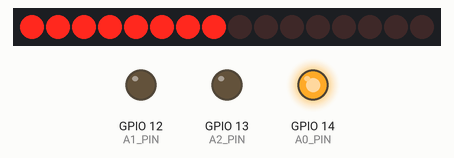
Bench run of a sketch on a simulated ESP32. Shown: 16 port-expander outputs drawn as a row of LEDs (first output left, lit = HIGH), output pins drawn as LEDs (lit = HIGH). Wiring (inferred from the names in the program): MCP23017 port expander at I2C address 0x21. Wiring (inferred from the signals the program sends): row of LEDs: on Q0, Q1, Q2, Q3, Q4, Q5, Q6, Q7, Q8, Q9, Q10, Q11, Q12, Q13, Q14, Q15.

Above: at 0.11 s.
At 2.71 s:
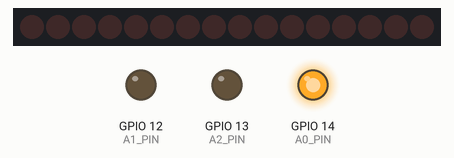
Timing chart, 0 to 3.0 s (numbered marks = the images above):
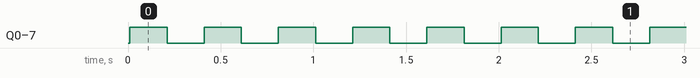

Measured:
- by itself, Q0–7: alternates HIGH for 0.20 s and LOW for 0.20 s

The sketch:

esp32_mcp23017.ino
```cpp
#include <Wire.h>

#define SDA_PIN 21
#define SCL_PIN 22

// กำหนด GPIO ที่ใช้ควบคุม A0, A1, A2
#define A0_PIN 14
#define A1_PIN 12
#define A2_PIN 13

void setMCPAddress(bool a2, bool a1, bool a0) {
  digitalWrite(A2_PIN, a2);
  digitalWrite(A1_PIN, a1);
  digitalWrite(A0_PIN, a0);
  delay(10);  // รอให้สัญญาณนิ่ง
}

void setup() {
  Wire.begin(SDA_PIN, SCL_PIN);
  Serial.begin(115200);

  // กำหนดให้ขา A0, A1, A2 เป็น OUTPUT
  pinMode(A0_PIN, OUTPUT);
  pinMode(A1_PIN, OUTPUT);
  pinMode(A2_PIN, OUTPUT);

  // กำหนดที่อยู่ I²C เป็น 0x21 (A0=1, A1=0, A2=0)
  setMCPAddress(LOW, LOW, HIGH);

  // ตั้งค่า MCP23017 เป็น OUTPUT (ทุกขา)
  Wire.beginTransmission(0x21);
  Wire.write(0x00); // IODIRA register
  Wire.write(0x00); // ตั้งทุกขาเป็น OUTPUT
  Wire.endTransmission();
}

void loop() {
  // เปิดไฟ LED บน MCP23017
  Wire.beginTransmission(0x21);
  Wire.write(0x12); // GPIOA register
  Wire.write(0xFF); // เปิดทุกขา (11111111)
  Wire.endTransmission();
  delay(200);

  // ปิดไฟ LED บน MCP23017
  Wire.beginTransmission(0x21);
  Wire.write(0x12);
  Wire.write(0x00);
  Wire.endTransmission();
  delay(200);
}
```
